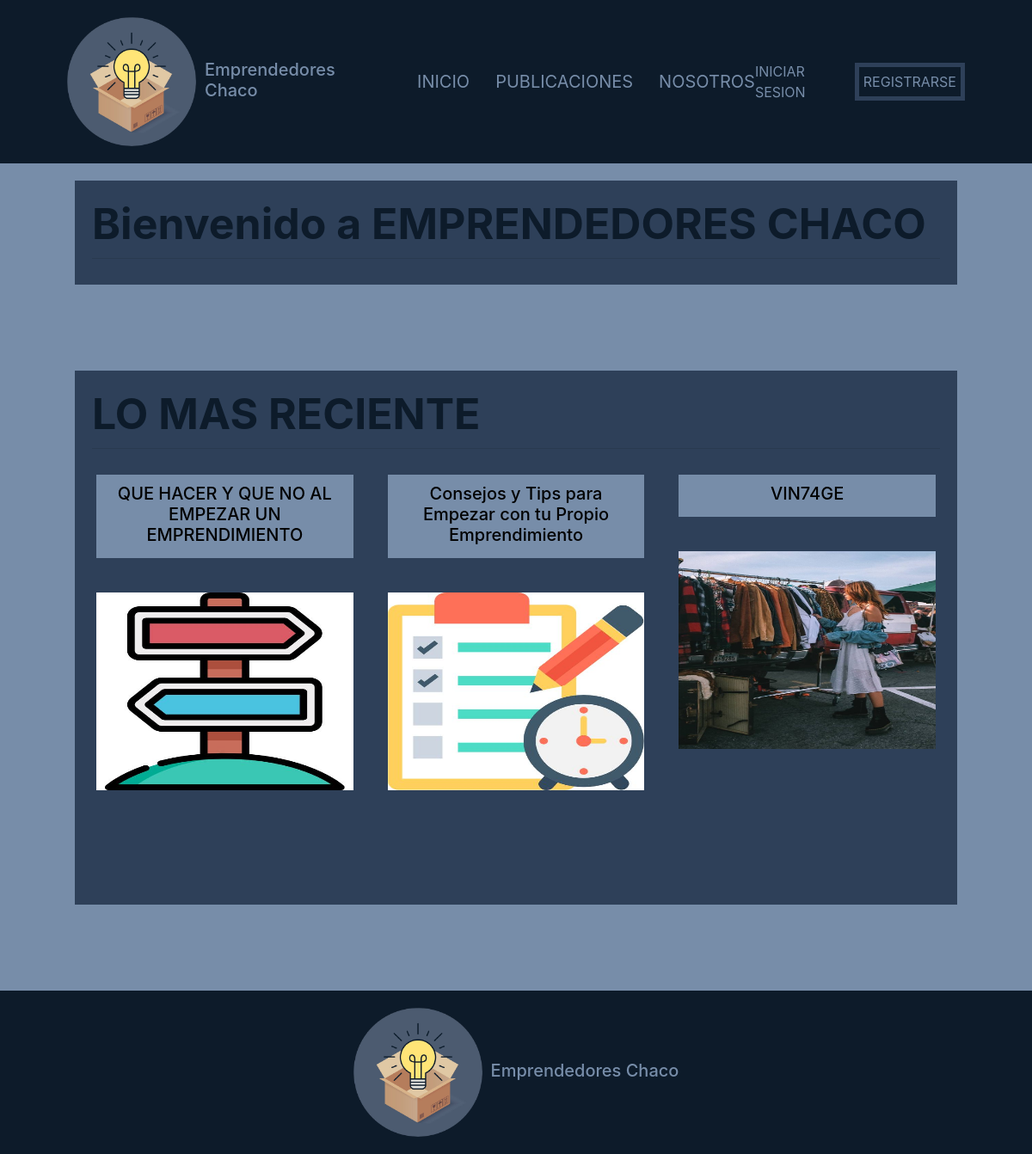
The app's page /, older data.
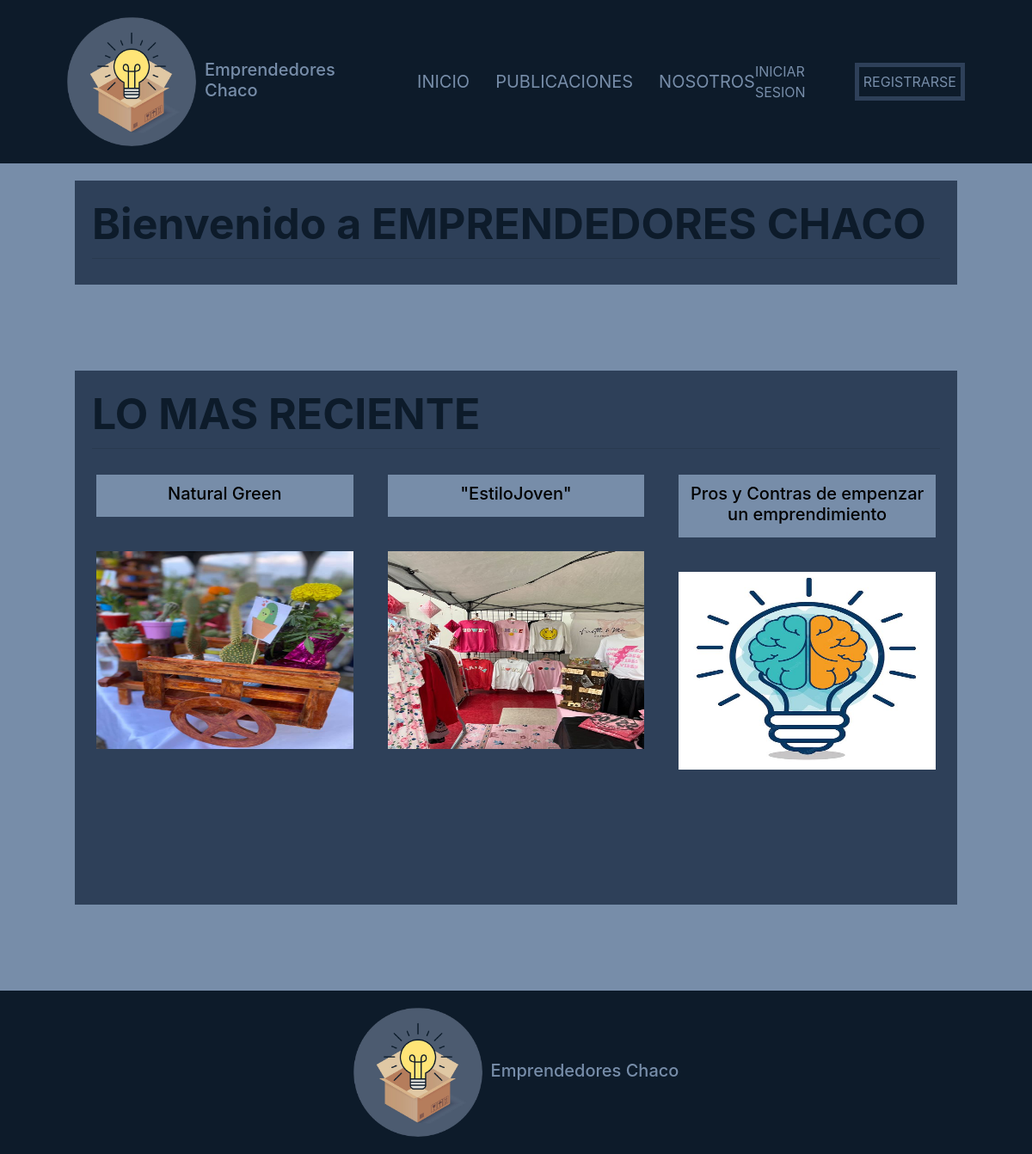
The same page, newer data.
### apps/publicaciones/models.py (models this page shows, shortened)
class Publicacion(models.Model):
    creado = models.DateTimeField('creado', auto_now_add=True)
    modificado = models.DateTimeField('modificado', auto_now=True)
    titulo = models.CharField(max_length = 250)
    contenido = models.TextField()
    autor = models.ForeignKey(User, on_delete = models.CASCADE)
    imagen = models.ImageField(upload_to = 'publicaciones')
    categoria = models.ForeignKey(Categoria, on_delete = models.CASCADE)

### BlogEmprendedores/views.py (the view)
# urls.py: path('', views.ListarRecientes, name="home"),
def ListarRecientes(request):
    ctx = {}
    categorias = Categoria.objects.all()
    todas_publicaciones = Publicacion.objects.order_by('-creado')[:3]
    ctx['object_list'] = todas_publicaciones
    ctx['categorias'] = categorias
    return render(request, 'inicio.html', ctx)

### templates/inicio.html
{% extends 'base.html' %}
{% block contenido %}
<div class="bienvenidos contenedor">
    <h2 class="inicio-titulo">Bienvenido a EMPRENDEDORES CHACO</h2><hr>
</div>
<div class="publicaciones contenedor">
    <h2 class="inicio-titulo">LO MAS RECIENTE</h2><hr>
    <div class="row">
            {% for p in object_list %}
            <div class="publicacion col-md-4 col-sm-6">
                <a class="interact" href="{% url 'publicaciones:detalle_publicacion' p.pk %}">
                    <div class="publicacion__info">
                        <h2> {{p.titulo}}</h2>
                    </div>
                    <img src="{{p.imagen.url}}">
                </a>
            </div>
            {% endfor %}
    </div>
</div>
{% endblock contenido %}

Row changes from the older to the newer data that the page shows:
no longer on this page (row unchanged): Publicacion: titulo "QUE HACER Y QUE NO AL EMPEZAR UN EMPRENDIMIENTO", imagen (picture)
no longer on this page (row unchanged): Publicacion: titulo "Consejos y Tips para Empezar con tu Propio Emprendimiento", imagen (picture)
no longer on this page (row unchanged): Publicacion: titulo "VIN74GE", imagen (picture)
added Publicacion: titulo "Natural Green", imagen (picture)
added Publicacion: titulo "\"EstiloJoven\"", imagen (picture)
added Publicacion: titulo "Pros y Contras de empenzar un emprendimiento", imagen (picture)
